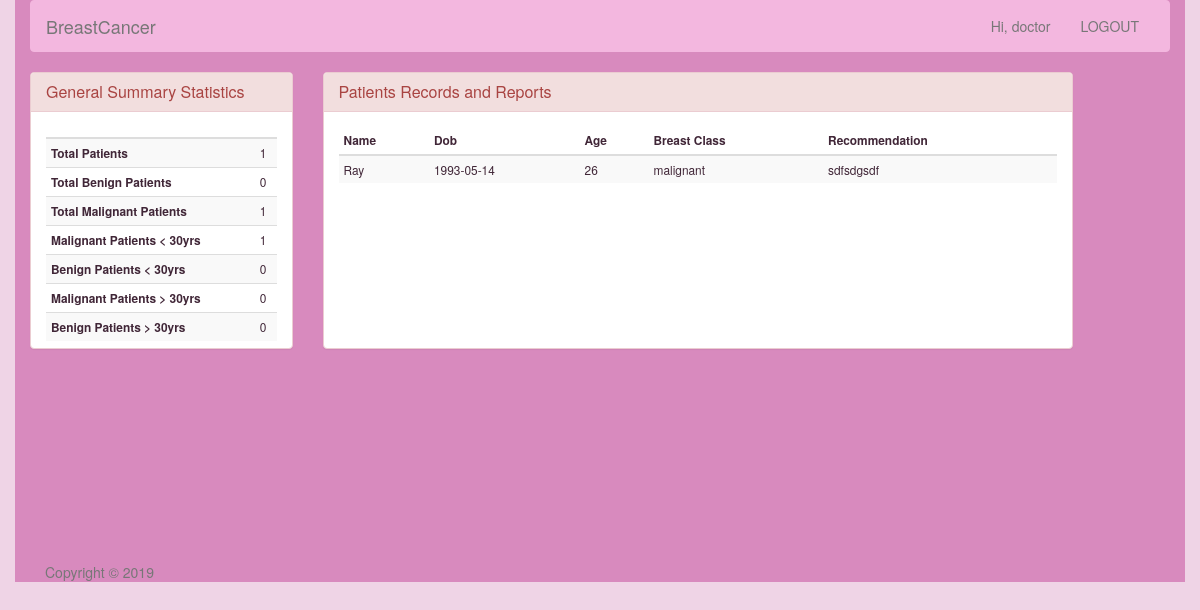
The page /dashboard (signed in) on the database as committed earlier.
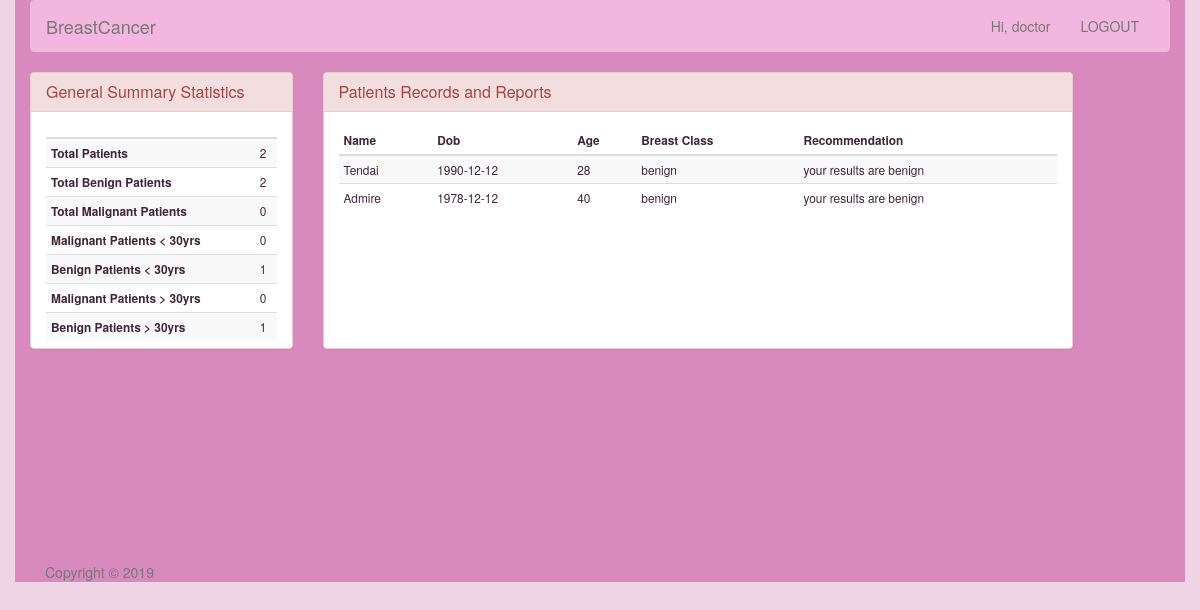
The same page on the database as committed later.
### run.py (models this page shows, shortened)
class User(db.Model):
    __tablename__ = "users"
    id = db.Column('user_id',db.Integer , primary_key=True)
    age = db.Column('age',db.Integer)
    name = db.Column('name', db.String(20), index=True)
    password = db.Column('password' , db.String(10))
    dob = db.Column('dob' , db.String(10))
    email = db.Column('email',db.String(50),unique=True , index=True)
    role = db.Column('role',db.String(50), default='patient')
    status = db.Column('status',db.String(50), default='')
    prognosis = db.Column('prognosis',db.String(50), default='')
    date_joined = db.Column('date_joined' , db.DateTime)

### run.py (the view)
@app.route('/dashboard')
@login_required
def dashboard():
	patients = db.session.query(User).filter_by(role='patient').all()
	info = {
	        'total_patients': db.session.query(User).filter_by(role='patient').count(),
	        'total_benign': db.session.query(User).filter_by(role='patient', status='benign').count(),
	        'total_malignant': db.session.query(User).filter_by(role='patient', status='malignant').count(),
	        'malignant_under_30': db.session.query(User).filter_by(role='patient', status='malignant').filter(User.age<30).count(),
	        'benign_under_30': db.session.query(User).filter_by(role='patient', status='benign').filter(User.age<30).count(),
	        'malignant_over_30': db.session.query(User).filter_by(role='patient', status='malignant').filter(User.age>30).count(),
	        'benign_over_30': db.session.query(User).filter_by(role='patient', status='benign').filter(User.age>30).count(),
	}
	return render_template('dashboard.html', info=info, patients=patients)

### run.py (called while the page is built)
@login_manager.user_loader
def load_user(id):
    return User.query.get(int(id))

@app.before_request
def before_request():
    g.user = current_user

### templates/dashboard.html (shortened to what this page needs)
{% extends '_base.html' %}
{% block navform %}
<ul class="nav navbar-nav">
    <li><a href="#">Hi, {{ current_user.name }}</a></li>
    <li style="text-transform: uppercase;"><a href="{{ url_for('logout') }}">Logout</a></li>
</ul>
{% endblock navform %}
{% block content %}
{% if current_user.role != 'doctor' %}
<div class="row">
    <div class="col-lg-8">
        <div class="jumbotron jumbotron-fluid" style="height: 277px;background-image: url('../static/img/happy-girl.jpeg'); background-position: center;">
            <h3 class="display-3" style="color: seashell;">Upload image for screening</h3>
            <form action="{{ url_for('predict') }}" method="POST" class="form-inline" enctype="multipart/form-data">
                <div class="form-group">
                    <input type="file" id="" required="required" name="file">
                </div>
                <button type="submit" class="btn btn-danger">send image </button>
            </form>
        </div>
    </div>
    <div class="col-lg-4">
        <div class="panel panel-danger" style="height: 277px;">
            <div class="panel-heading">
                <h3 class="panel-title">Medical Record: {{ current_user.name | capitalize }}</h3>
            </div>
            <div class="panel-body">
                <table class="table table-condensed table-responsive table-striped small">
                    <thead>
                        <tr>
                            <th>Description</th>
                            <th>Qty</th>
                        </tr>
                    </thead>
                    <tbody>
                        <tr>
                            <td>Name</td>
                            <td>{{ current_user.name }}</td>
                        </tr>
                        <tr>
                            <td>Email</td>
                            <td>{{ current_user.email }}</td>
                        </tr>
                        <tr>
                            <td>Dob</td>
                            <td>{{ current_user.dob }}</td>
                        </tr>
                        <tr>
                            <td>Age</td>
                            <td>{{ current_user.age }}</td>
                        </tr>
                        <tr>
                            <td>Prognosis</td>
                            <td><b>{{ current_user.prognosis }}</b></td>
                        </tr>
                    </tbody>
                </table>
            </div>
        </div>
    </div>
</div>
{% else %}
<div class="row">
    <div class="col-lg-3">
           <div class="panel panel-danger" style="height: 277px;">
            <div class="panel-heading">
                <h3 class="panel-title">General Summary Statistics </h3>
            </div>
            <div class="panel-body">
                <table class="table table-condensed table-responsive table-striped small">
                    <thead>
                        <tr>
                            <th></th>
                            <th></th>
                        </tr>
                    </thead>
                    <tbody>
                        <tr>
                            <td><b>Total Patients</b></td>
                            <td>{{ info['total_patients'] }}</td>
                        </tr>
                        <tr>
                            <td><b>Total Benign Patients</b></td>
                            <td>{{ info['total_benign'] }}</td>
                        </tr>
                        <tr>
                            <td><b>Total Malignant Patients</b></td>
                            <td>{{ info['total_malignant'] }}</td>
                        </tr>
                        <tr>
                            <td><b>Malignant Patients < 30yrs </b></td>
                            <td>{{ info['malignant_under_30'] }}</td>
                        </tr>
                        <tr>
                            <td><b>Benign Patients < 30yrs </b></td>
                            <td>{{ info['benign_under_30'] }}</td>
                        </tr>
                        <tr>
                            <td><b>Malignant Patients > 30yrs </b></td>
                            <td>{{ info['malignant_over_30'] }}</td>
                        </tr>
                        <tr>
                            <td><b>Benign Patients > 30yrs </b></td>
                            <td>{{ info['benign_over_30'] }}</td>
                        </tr>
                    </tbody>
                </table>
            </div>
        </div>
    </div>
    <div class="col-lg-8">
        <div class="panel panel-danger" style="min-height: 277px;">
            <div class="panel-heading">
                <h3 class="panel-title">Patients Records and Reports </h3>
            </div>
            <div class="panel-body">
                <table class="table table-condensed table-responsive table-striped small">
                    <thead>
                        <tr>
                            <th> Name </th>
                            <th> Dob </th>
                            <th> Age </th>
                            <th> Breast Class </th>
                            <th> Recommendation</th>
                        </tr>
                    </thead>
                    <tbody>
                        {% for patient in patients %}
                        <tr>
                            <td>{{ patient.name | capitalize }}</td>
                            <td>{{ patient.dob }}</td>
                            <td>{{ patient.age }}</td>
                            <td>{{ patient.status }}</td>
                            <td>
                                {% if patient.status %}
                                {% if patient.prognosis%}
                                {{ patient.prognosis }}
                            {% endif %}
                            {% endif %}
                        </td>
                        </tr>
                        {% endfor %}
                    </tbody>
                </table>
            </div>
        </div>
    </div>
    <div class="col-lg-1"></div>
</div>
{% endif %}
{% endblock content %}

### templates/_base.html (shortened to what this page needs)
<!DOCTYPE html>
<html lang="en">
<head>
    <link rel="stylesheet" href="{{url_for('static', filename='css/bootstrap.min.css')}}">
</head>
<body>
    <div class="container content">
        <nav class="navbar navbar-default" role="navigation">
            <div class="container-fluid">
                <div class="navbar-header">
                    <a class="navbar-brand" href="">BreastCancer</a>
                </div>
                <div class="collapse navbar-collapse navbar-ex1-collapse">
                    <ul class="nav navbar-nav navbar-right">
                        {% block navform %}
                        {% endblock navform %}
                    </ul>
                </div>
            </div>
        </nav>
        {% block content %}
        {% endblock content %}
        <footer class="footer">
            <div class="container">
                <span class="text-muted">Copyright &copy; 2019</span>
            </div>
        </footer>
    </div>
</body>
</html>

### templates/_base.html (style rules this page uses)
body { background: #efd4e6; color: #402637; }
.content { background: #d88abe !important; }
.navbar-default { background-color: #f3b7df; border-color: #f3b7df; }
.row { height: 490px; }

Rows that differ between the two databases and show on the page:
removed User: name "Ray", dob "1993-05-14", age "26", status "malignant", prognosis "sdfsdgsdf"
added User: name "Tendai", dob "1990-12-12", age "28", status "benign", prognosis "your results are benign"
added User: name "Admire", dob "1978-12-12", age "40", status "benign", prognosis "your results are benign"
Other text that changed with them:
{{ info['total_patients'] }}: "1" → "2"
{{ info['total_benign'] }}: "0" → "2"
{{ info['total_malignant'] }}: "1" → "0"
{{ info['malignant_under_30'] }}: "1" → "0"
{{ info['benign_under_30'] }}: "0" → "1"
{{ info['benign_over_30'] }}: "0" → "1"
